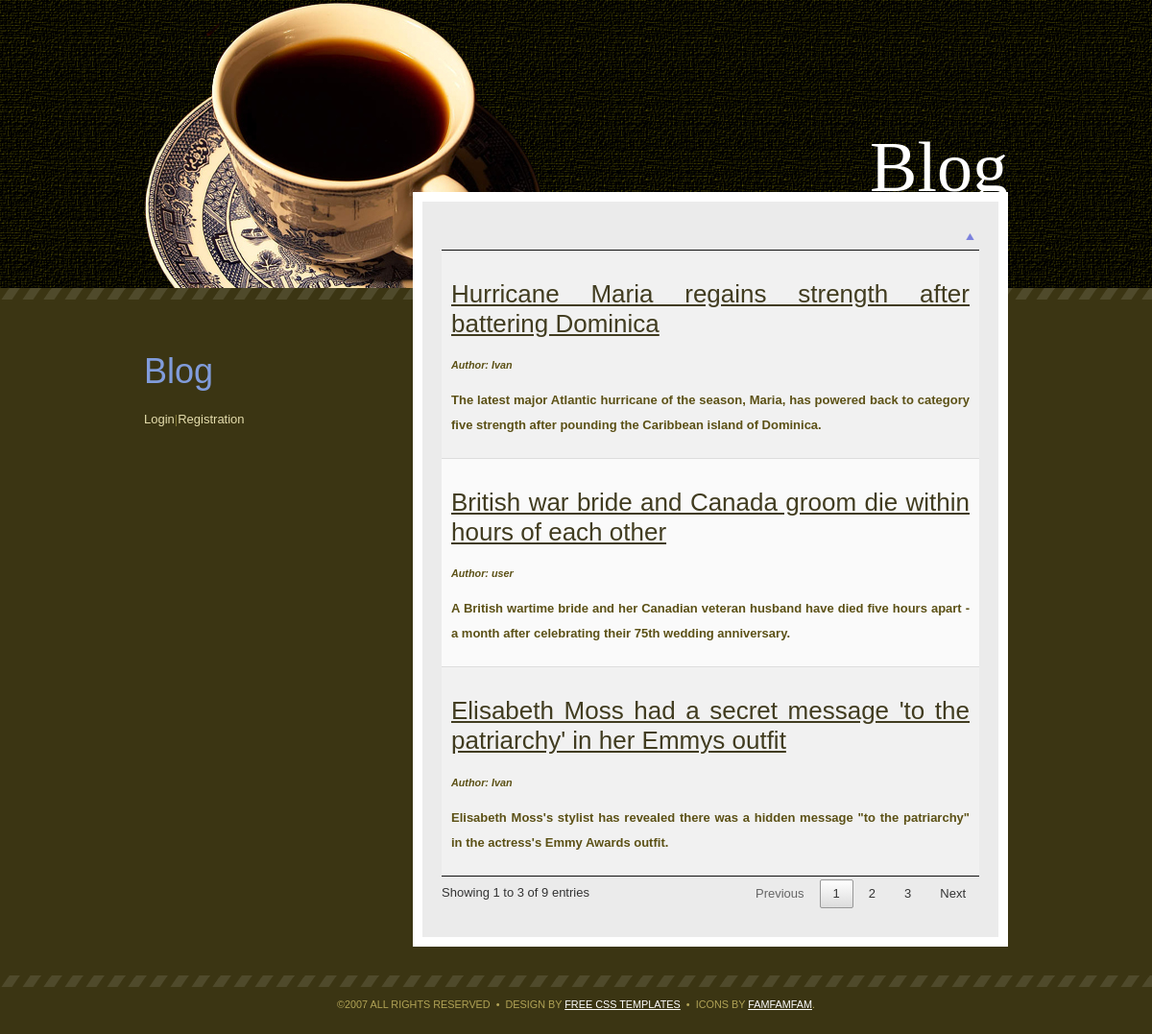
The page / on the database its author committed.
### tables this page shows
CREATE TABLE `notes` (
  `id` int(11) NOT NULL,
  `title` varchar(255) NOT NULL,
  `summary` varchar(255) NOT NULL,
  `content` text NOT NULL,
  `userId` int(11) NOT NULL
);

CREATE TABLE `users` (
  `userId` int(11) NOT NULL,
  `userName` varchar(255) NOT NULL,
  `surname` varchar(255) NOT NULL,
  `password` varchar(255) NOT NULL,
  `phone` varchar(255) NOT NULL,
  `email` varchar(255) NOT NULL
);

### classes/Article.php (called while the page is built, shortened)
<?php
class Article
{
  public function __construct( $data=array() ) {
    if ( isset( $data['id'] ) ) $this->id = (int) $data['id'];
    if ( isset( $data['title'] ) ) $this->title = preg_replace ( "/[^\.\,\-\_\'\"\@\?\!\:\$ a-zA-Z0-9()]/", "", $data['title'] );
    if ( isset( $data['summary'] ) ) $this->summary = preg_replace ( "/[^\.\,\-\_\'\"\@\?\!\:\$ a-zA-Z0-9()]/", "", $data['summary'] );
      if ( isset( $data['userName'] ) ) $this->userName = preg_replace ( "/[^\.\,\-\_\'\"\@\?\!\:\$ a-zA-Z0-9()]/", "", $data['userName'] );
  }
 public static function getCountRows(  ) {
    $conn = new PDO( DB_DSN, DB_USERNAME, DB_PASSWORD );
    $sql = "SELECT value  FROM options WHERE optionName = :optionName";
    $st = $conn->prepare( $sql );
    $st->bindValue( ":optionName", "countRows", PDO::PARAM_STR );
    $st->execute();
    $row = $st->fetch();
    if ( $row ) return  $row[0] ;
  }
  public static function getList( $numRows=1000000, $order="title DESC" ) {
    $conn = new PDO( DB_DSN, DB_USERNAME, DB_PASSWORD );
    $sql = "SELECT id, title, summary, content, notes.userId, users.userName as userName FROM notes, users WHERE notes.userId = users.userId
            ORDER BY " . mysql_escape_string($order) . " LIMIT :numRows";
    $st = $conn->prepare( $sql );
    $st->bindValue( ":numRows", $numRows, PDO::PARAM_INT );
    $st->execute();
    $list = array();
    while ( $row = $st->fetch() ) {
      $article = new Article( $row );
      $list[] = $article;
    }
    $sql = "SELECT FOUND_ROWS() AS totalRows";
    $totalRows = $conn->query( $sql )->fetch();
    return ( array ( "results" => $list, "totalRows" => $totalRows[0] ) );
  }
}
?>

### templates/homepage.php (the view, shortened to what this page needs)
<?php include "templates/include/header.php" ?>
      <div id="content">
      	<table id="example" class="display" width="100%" cellspacing="0">
        <thead>
            <tr>
                <th></th>
            </tr>
        </thead>
        <tbody>
                <?php foreach ( $results['articles'] as $article ) { ?>
        <tr>
          <th>
           <h2> <a href=".?action=viewArticle&id=<?php echo $article->id?>"><?php echo htmlspecialchars( $article->title )?></a></h2><h5> Author:  <?php echo htmlspecialchars( $article->userName )?></h5>
            <div class="post">
           <p><?php echo htmlspecialchars( $article->summary )?></p>
       </th>
</tr>
<?php } ?>
       </tbody>
    </table>
 </div>
 <?php include "templates/include/sidebar.php" ?>
<?php include "templates/include/footer.php" ?>

### style.css (style rules this page uses)
body { margin: 0; padding: 0; background: #3B3513 url(images/img01.gif) repeat-x left top; font-size: 13px; text-align: justify; color: #5C5116; }
body, th, td, input, textarea, select, option { font-family: Arial, Times, serif; }
h1, h2, h3 { font-family: Arial, Helvetica, sans-serif; font-weight: normal; color: #819CDB; }
h2 { font-size: 2em; }
h5 { font-style: italic; }
p, ul, ol { line-height: 200%; }
a { color: #413C20; }
#content { float: right; width: 560px; margin-top: -100px; margin-bottom: 30px; padding: 30px 20px; background: #EBEBEB; border: 10px solid #FFFFFF; }
.post { padding: 0px 0px 0 0px; }

### rows shown on the page
notes: title "Elisabeth Moss had a secret message 'to the patriarchy' in her Emmys outfit", userId.userName "Ivan", summary "Elisabeth Moss's stylist has revealed there was a hidden message \"to the patriarchy\" in the actress's Emmy Awards outfit."
notes: title "British war bride and Canada groom die within hours of each other", userId.userName "user", summary "A British wartime bride and her Canadian veteran husband have died five hours apart - a month after celebrating their 75th wedding anniversary."
notes: title "Hurricane Maria regains strength after battering Dominica", userId.userName "Ivan", summary "The latest major Atlantic hurricane of the season, Maria, has powered back to category five strength after pounding the Caribbean island of Dominica."
